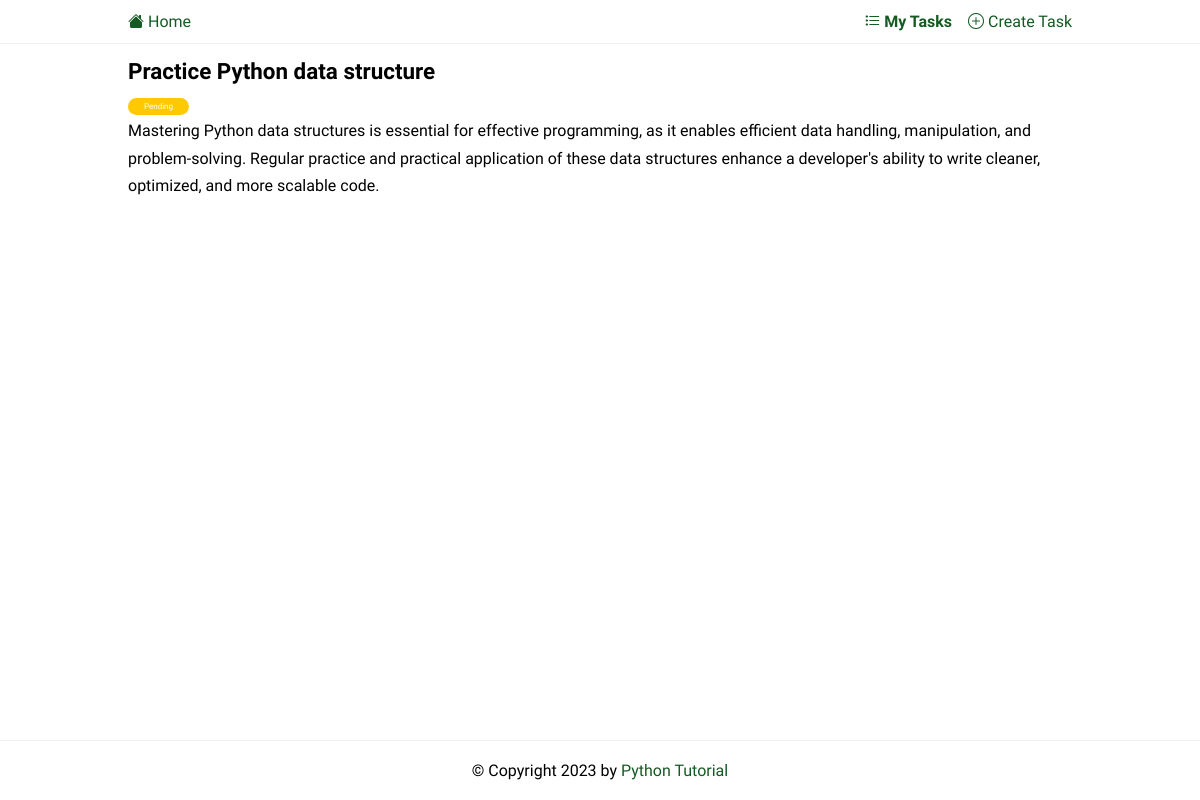
The page /task/3/ on the database its author committed.
### todo/models.py (models this page shows, shortened)
class Task(models.Model):
    title = models.CharField(max_length=255)
    description = models.TextField(null=True, blank=True)
    completed = models.BooleanField(default=False)
    created_at = models.DateTimeField(auto_now_add=True)
    user = models.ForeignKey(User,on_delete=models.CASCADE, null=True, blank=True)
    class Meta:
        ordering = ['completed']

### todo/views.py (the view)
# urls.py: path('task/<int:pk>/',TaskDetail.as_view(), name= 'task'),
class TaskDetail(DetailView):
    model  = Task
    context_object_name ='task'

### todo/templates/todo/task_detail.html
{%extends 'base.html'%}
{%block content%}
 <article class="task">
	<header>
		<h2>{{ task.title }}</h2>
		<span class="badge {% if task.completed %}badge-completed{% else %}badge-pending{%endif%}">
			{% if task.completed %} Completed {%else%} Pending {%endif%}
		</span>
	</header>
	<p>{{task.description}}</p>
</article>
{%endblock content%}

### static/css/style.css (style rules this page uses)
:root { --color-primary: #145a22; --color-secondary: #86b7fe; --color-light: #f2f2f2; --color-gray: #ced4da; --color-dark: #212121; --color-white: #ffffff; --color-error: #e2442f; --color-warning: #ffc900; --color-info: #02a2b9; --color-success: #1ba345; --color-input: #00d1b2; --border-radius: 5px; }
* { margin: 0; padding: 0; box-sizing: border-box; text-rendering: optimizeLegibility; }
html, body { height: 100%; }
body { font-family: 'Dosis', sans-serif; font-size: 1rem; line-height: 1.7; display: flex; flex-direction: column; }
h2 { font-size: 1.4rem; }
.task { margin-bottom: auto; }
.badge { font-size: 0.5rem; padding: 0.25rem 1rem; color: var(--color-white); border-radius: 2rem; align-self: flex-start; }
.badge-pending { background-color: var(--color-warning); }

### rows shown on the page
Task: title "Practice Python data structure", description "Mastering Python data structures is essential for effective programming, as it enables efficient data handling, manipulation, and problem-solving. Regular practice and practical application of these data structures enhance a developer's ability to write cleaner, optimized, and more scalable code."
